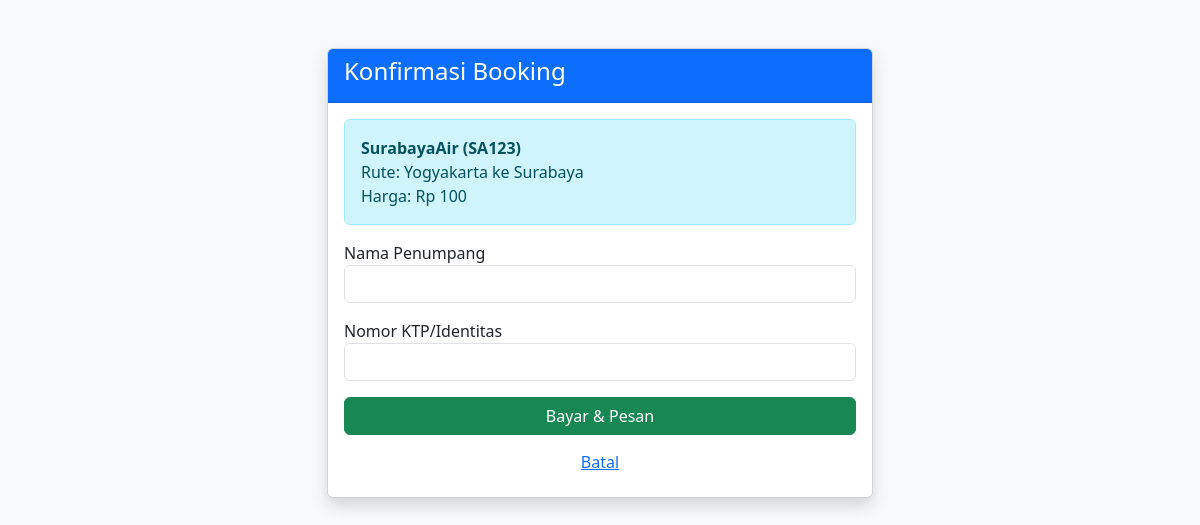
/pesan_tiket.php?id=SA123 (signed in), run on the app's committed database.
### tables this page shows
CREATE TABLE `jadwal` (
  `IDJadwal` varchar(5) NOT NULL,
  `NamaPesawat` varchar(20) NOT NULL,
  `KotaAwal` varchar(256) NOT NULL,
  `KotaAkhir` varchar(256) NOT NULL,
  `WaktuBerangkat` datetime NOT NULL,
  `WaktuSampai` datetime NOT NULL,
  `JumlahKursi` int(3) NOT NULL,
  `KursiTerisi` int(3) NOT NULL,
  `Harga` int(20) NOT NULL,
  `Status` enum('available','cancelled','delayed') NOT NULL DEFAULT 'available'
);

### pesan_tiket.php (the view, shortened to what this page needs)
<?php
require 'koneksi.php';
$id_jadwal = $_GET['id'];
$q = mysqli_query($conn, "SELECT * FROM jadwal WHERE IDJadwal = '$id_jadwal'");
$data = mysqli_fetch_assoc($q);
?>
<!DOCTYPE html>
<html>
<head><title>Konfirmasi Pesanan</title><link href="https://cdn.jsdelivr.net/npm/bootstrap@5.3.0/dist/css/bootstrap.min.css" rel="stylesheet"></head>
<body class="container mt-5 bg-light">
    <div class="row justify-content-center">
        <div class="col-md-6">
            <div class="card shadow">
                <div class="card-header bg-primary text-white"><h4>Konfirmasi Booking</h4></div>
                <div class="card-body">
                    <div class="alert alert-info">
                        <strong><?= $data['NamaPesawat']; ?> (<?= $data['IDJadwal']; ?>)</strong><br>
                        Rute: <?= $data['KotaAwal']; ?> ke <?= $data['KotaAkhir']; ?><br>
                        Harga: Rp <?= number_format($data['Harga']); ?>
                    </div>
                    <form method="post">
                        <div class="mb-3">
                            <label>Nama Penumpang</label>
                            <input type="text" name="nama_penumpang" class="form-control" required>
                        </div>
                        <div class="mb-3">
                            <label>Nomor KTP/Identitas</label>
                            <input type="text" name="identitas" class="form-control" required>
                        </div>
                        <button type="submit" name="pesan" class="btn btn-success w-100">Bayar & Pesan</button>
                        <a href="dashboard.php" class="btn btn-link d-block text-center mt-2">Batal</a>
                    </form>
                </div>
            </div>
        </div>
    </div>
</body>
</html>

### data on the page
jadwal: NamaPesawat "SurabayaAir", IDJadwal "SA123", KotaAwal "Yogyakarta", KotaAkhir "Surabaya", Harga "100"
